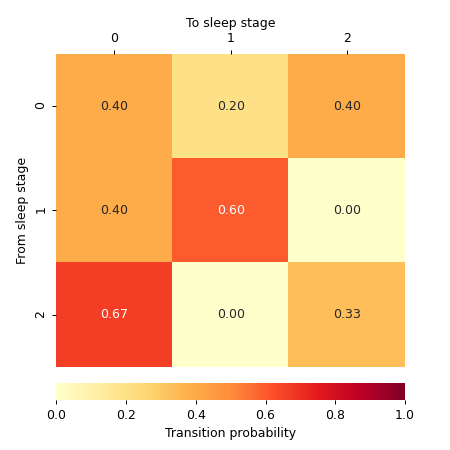

Source code (Python):
import numpy as np
import seaborn as sns
import matplotlib.pyplot as plt
from yasa import transition_matrix
# Calculate probability matrix
a = [1, 1, 1, 0, 0, 2, 2, 0, 2, 0, 1, 1, 0, 0]
_, probs = transition_matrix(a)
# Start the plot
grid_kws = {"height_ratios": (.9, .05), "hspace": .1}
f, (ax, cbar_ax) = plt.subplots(2, gridspec_kw=grid_kws, figsize=(5, 5))
sns.heatmap(probs, ax=ax, square=False, vmin=0, vmax=1, cbar=True, cbar_ax=cbar_ax,
            cmap='YlOrRd', annot=True, fmt='.2f',
            cbar_kws={"orientation": "horizontal", 'fraction': 0.1, 'label': 'Transition probability'})
ax.set_xlabel("To sleep stage")
ax.xaxis.tick_top()
ax.set_ylabel("From sleep stage")
ax.xaxis.set_label_position('top')
